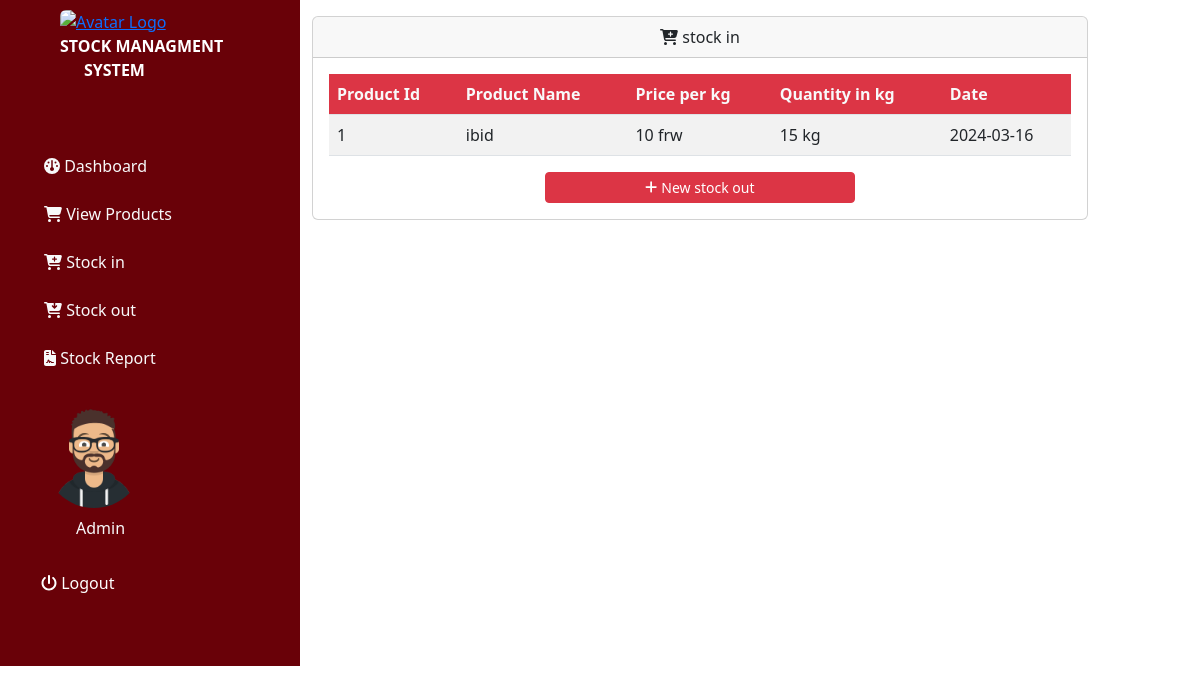
Screenshot of /admin/stock_out.php (signed in) with the database file from the repository.
### tables this page shows
CREATE TABLE `stock_out` (
  `stock_out_id` int(12) NOT NULL,
  `product_id` int(11) NOT NULL,
  `quantity` int(11) NOT NULL,
  `stock_out_date` date NOT NULL DEFAULT current_timestamp()
);

CREATE TABLE `products` (
  `product_id` int(11) NOT NULL,
  `product_name` varchar(100) NOT NULL,
  `unit_price` int(10) NOT NULL,
  `quantity` int(10) NOT NULL DEFAULT 0
);

### admin/stock_out.php (the view, shortened to what this page needs)
<?php
include '../connect.php';
?>
<!DOCTYPE html>
<html lang="en">
<head>
    <link rel="stylesheet" href="../resources/css/bootstrap.min.css">
    <link rel="stylesheet" href="../resources/css/all.min.css">
</head>
<body>
<div class="container-fluid">
<div class="row">
<div class="col-sm-3  pb-4  " id="nav" style="background-color:  #690108;">
            <div class="navbar-brand rounded ms-4 mt-2">
            <a href="index.php"><img src="../images/logo.png" alt="Avatar Logo" style="width: 160px;" class="rounded ms-4 "></a><br>
            <a class="navbar-brand text-white ms-4" href="index.php"><b class="text-lg">STOCK MANAGMENT</b><br><b class="ms-5">SYSTEM</b></a>
            </div>
           <ul class="nav flex-column mt-5 mb-3 p-3 ">
            <li class="nav-item mb-2">
                <a class="nav-link text-light" href="index.php"><i class="fa-solid fa-gauge"></i>&nbsp;Dashboard</a>
              </li>
              <li class="nav-item  mb-2">
                <a class="nav-link text-light" href="products.php"><i class="fa-solid fa-cart-shopping"></i>&nbsp;View Products</a>
              </li>
              <li class="nav-item  mb-2">
                <a class="nav-link text-light" href="stock_in.php"><i class="fa-solid fa-cart-plus"></i>&nbsp;Stock in</a>
              </li>
              <li class="nav-item  mb-2">
                <a class="nav-link text-light" href="stock_out.php"><i class="fa-solid fa-cart-arrow-down"></i>&nbsp;Stock out</a>
              </li>
              <li class="nav-item  mb-2">
                <a class="nav-link text-light" href="report.php"><i class="fa-solid fa-file-contract"></i>&nbsp;Stock Report</a>
              </li>
              <div class="nav-brand ms-3  mt-3">
              <img src="../images/user.png" alt="Avatar Logo" style="width:100px;" class="rounded-pill">
              </div>
              <li class="nav-item text-light mb-3 ms-5 mt-2 ">
                <?= $_SESSION['user_name']?>
              </li>
              <li class="nav-item  mb-2 mt-2 ">
                <button class="btn text-white"  data-bs-toggle="modal" data-bs-target="#myModal"><i class="fa-solid fa-power-off"></i>&nbsp;Logout</button>
              </li>
           </ul>
</div>
            <div class="col-sm-8 mt-3">
             <div class="card">
              <div class="card-header"><center><i class="fa-solid fa-cart-plus"></i>&nbsp;stock in</</center></div>
              <div class="card-body">
              <div class="table-responsive  ">
                <table class="table table-striped table-hover">
                    <thead class="bg-danger text-light">
                        <tr>
                        <th>Product Id</th>
                        <th>Product Name</th>
                        <th>Price per kg</th>
                        <th>Quantity in kg</th>
                        <th>Date</th>
                    </tr>
                    </thead>
                    <tbody>
                    <?php
                        $select_stock_out=$conn->query("SELECT stock_out.*, products.product_name, products.unit_price from stock_out INNER JOIN products ON stock_out.product_id = products.product_id   order by stock_out.stock_out_date  DESC");
                        foreach ($select_stock_out as $row) {
                           echo" <tr>
                            <td>".$row['product_id']."</td>
                            <td>".$row['product_name']."</td>
                            <td>".$row['unit_price']." frw</td>
                            <td>".$row['quantity']." kg</td>
                            <td>".$row['stock_out_date']."</td>
                        </tr>";
                        }
                        ?>
                    </tbody>
                  </table>
                  <center><a href="new_stockout.php" class="btn btn-danger  col-5 btn-sm"><i class="fa-solid fa-plus  "></i>&nbsp;New stock out</a></center>
             </div>
              </div>
             </div>
            </div>
        </div>
    </div>
</body>
</html>

### rows the page displays
stock_out: product "1", product.product_name "ibid", product.unit_price "10", quantity "15", stock_out_date "2024-03-16"

### other values shown
$_SESSION['user_name'] "Admin"
